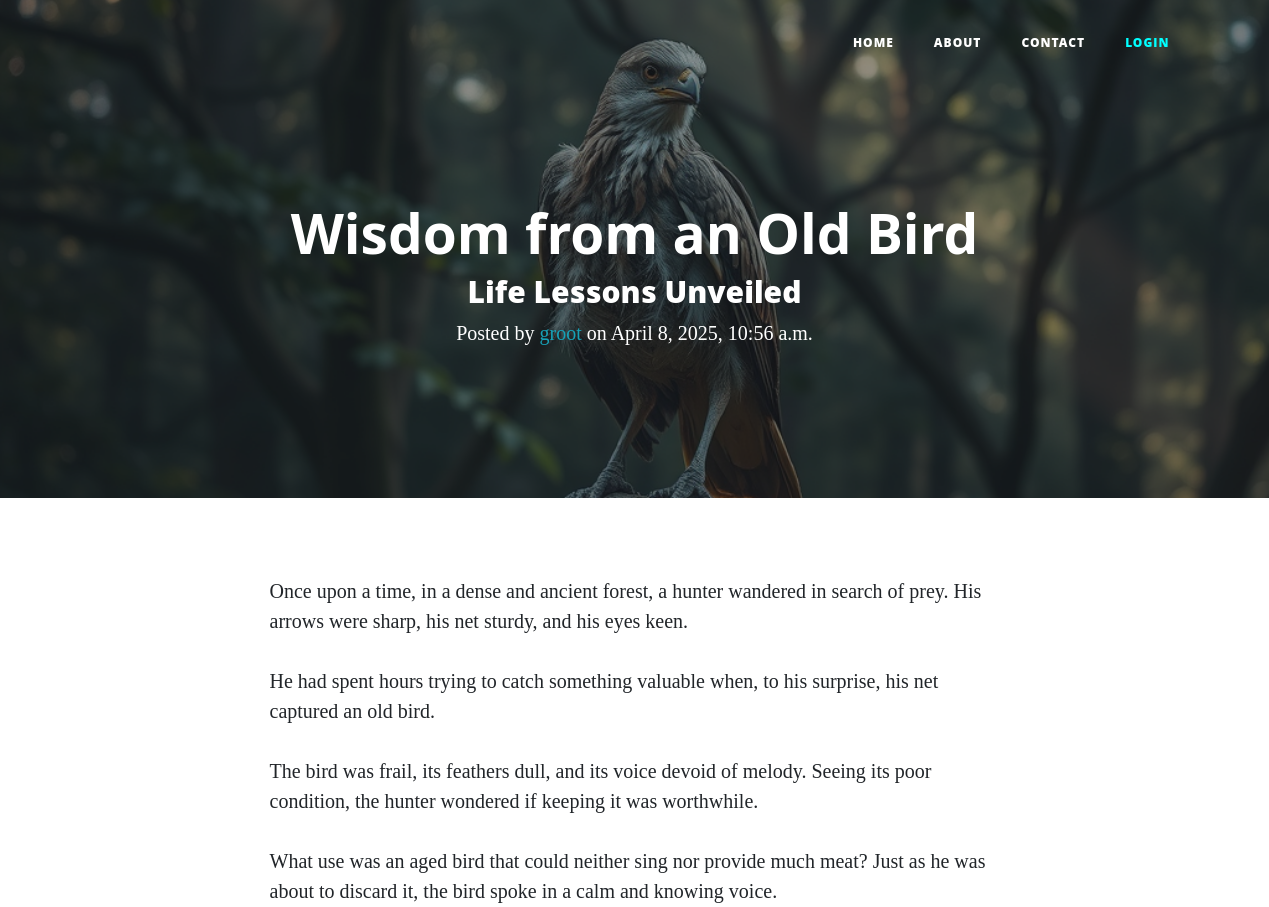
The page /post-listing/5a1b1573-2a87-463d-ad8f-6b388e95d6ff/details/ (upper part) on the database as committed earlier.
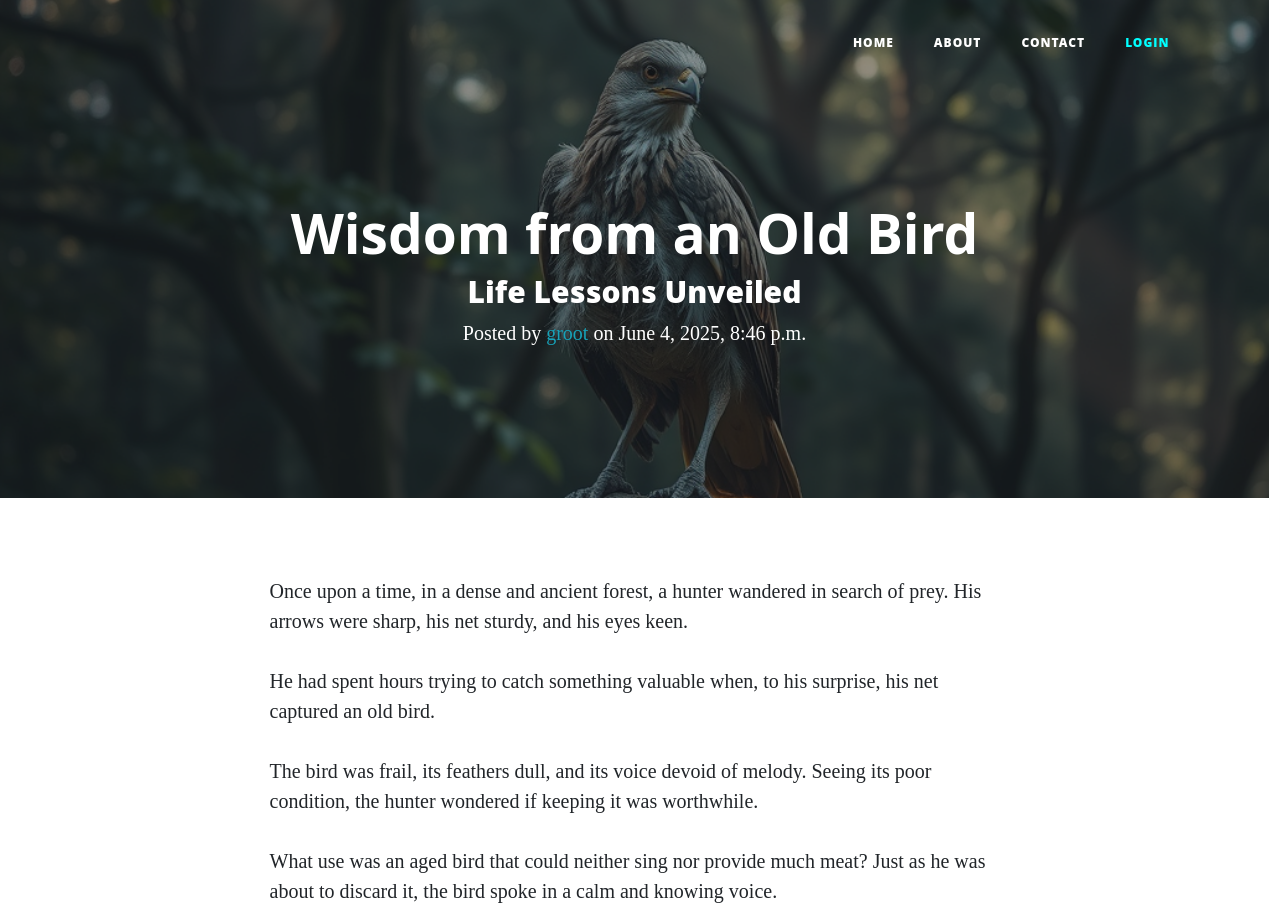
The same page on the database as committed later.
### blog/models.py (models this page shows, shortened)
class Post(models.Model):
    id = models.UUIDField(primary_key=True, unique=True,
                          editable=False, default=uuid.uuid4)
    title = models.CharField(max_length=200, null=False)
    subtitle =models.CharField(max_length=200, blank=True)
    content = CKEditor5Field('Content', config_name='extends')
    author = models.ForeignKey(Profile, on_delete=models.CASCADE)
    image = models.ImageField(blank=True,null=True)
    created_at = models.DateTimeField(auto_now_add=True)
    updated_at = models.DateTimeField(auto_now=True, editable=False)

### user/models.py (models this page shows, shortened)
class Profile(models.Model):
    user = models.OneToOneField(User, on_delete=models.CASCADE)
    photo = models.ImageField(blank=True)
    bio = models.CharField(max_length=150, blank=True)
    location = models.OneToOneField(Location, on_delete=models.SET_NULL,
                                    null=True)

### blog/views.py (the view)
# urls.py: path('post-listing/<str:id>/details/', post_listing, name='post_list'),
def post_listing(request,id):
    all_posts = Post.objects.filter(id=id)
    return render (request,'components/post.html',
                   {'all_posts':all_posts})

### blog/templates/components/post.html (shortened to what this page needs)
{% extends "base/base.html" %}
{% load static %}
{% block 'body' %}
  {% for post in all_posts %}
    <header class="masthead post-img" style="background-image: url('{{ post.image.url }}');">
      <div class="overlay"></div>
      <div class="container position-relative">
        <div class="row">
          <div class="col-lg-8 col-md-10 mx-auto text-white text-center">
            <div class="post-heading">
              <h1 class="font-weight-bold">{{ post.title }}</h1>
              <h2 class="subheading">{{ post.subtitle }}</h2>
              <span class="meta">Posted by <a href="#" class="text-info">{{ post.author.user }}</a> on {{ post.updated_at }}</span>
            </div>
          </div>
        </div>
      </div>
    </header>
    <article class="py-5">
      <div class="container">
        <div class="row">
          <div class="col-lg-8 col-md-10 mx-auto">
            <p class="lead">{{ post.content|safe }}</p>
          </div>
        </div>
      </div>
    </article>
  {% endfor %}
{% endblock %}

### blog/templates/base/base.html (shortened to what this page needs)
{% load static %}
<!DOCTYPE html>
<html lang="en">
<head>
  <link rel="stylesheet" href="{% static 'css/bootstrap.min.css'%}">
  <link href="{% static 'vendor/fontawesome-free/css/all.min.css' %}" rel="stylesheet" type="text/css">
  <link href='{% static "css/style.css" %}' rel="stylesheet">
</head>
<body>
  {% block 'header' %}
  <nav class="navbar navbar-expand-lg navbar-light fixed-top" id="mainNav">
    <div class="container">
      <a class="navbar-brand" href=""></a>
      <div class="collapse navbar-collapse" id="navbarResponsive">
        <ul class="navbar-nav ml-auto mt-3 ms-5 ps-3">
          <li class="nav-item">
            <a class="nav-link" href="{% url 'home' %}">Home</a>
          </li>
          <li class="nav-item">
            <a class="nav-link" href="{% url 'about' %}">About</a>
          </li>
          <li class="nav-item">
            <a class="nav-link" href="{% url 'contact' %}">Contact</a>
          </li>
          <li class="nav-item ps-5 ms-lg-6">
            {% if request.user.is_authenticated %}
            <a class="nav-link" href="{% url 'logout' %}" style="color: rgb(229, 31, 81);">logout</a>
            {% else %}
            <a class="nav-link" href="{% url 'login' %}" style="color:aqua;">login</a>
            {% endif %}
          </li>
        </ul>
      </div>
    </div>
  </nav>
  {% endblock %}
{% block 'body' %}
{% endblock %}
</body>
</html>

### blog/static/css/style.css (style rules this page uses)
body { font-size: 20px; color: #212529; font-family: Lora, 'Times New Roman', serif; }
p { line-height: 1.5; margin: 30px 0; }
h1, h2, h3, h4, h5, h6 { font-weight: 800; font-family: 'Open Sans', 'Helvetica Neue', Helvetica, Arial, sans-serif; }
a { color: #212529; transition: all 0.2s; }
#mainNav { position: absolute; border-bottom: 1px solid #e9ecef; background-color: #fff; font-family: 'Open Sans', 'Helvetica Neue', Helvetica, Arial, sans-serif; }
#mainNav .navbar-brand { font-weight: 800; color: #343a40; }
#mainNav .navbar-nav > li.nav-item > a { font-size: 12px; font-weight: 800; letter-spacing: 1px; text-transform: uppercase; }
@media only screen and (min-width: 992px) { #mainNav { border-bottom: 1px solid transparent; background: transparent; transition: background-color 0.2s; transform: translate3d(0, 0, 0); -webkit-backface-visibility: hidden; } }
@media only screen and (min-width: 992px) { #mainNav .navbar-brand { padding: 10px 20px; color: #fff; } }
@media only screen and (min-width: 992px) { #mainNav .navbar-nav > li.nav-item > a { padding: 10px 20px; color: #fff; } }
.post-img { background-size: cover; background-position: center; position: relative; object-fit: cover; }
header.masthead .overlay { position: absolute; top: 0; left: 0; height: 100%; width: 100%; background-color: #212529; opacity: 0.5; }
header.masthead .page-heading, header.masthead .post-heading, header.masthead .site-heading { padding: 200px 0 150px; color: white; text-align: center; }
@media only screen and (min-width: 768px) { header.masthead .post-heading h1 { font-size: 55px; } }
@media only screen and (min-width: 768px) { header.masthead .post-heading .subheading { font-size: 30px; } }

Rows that differ between the two databases and show on the page:
changed Post "Wisdom from an Old Bird": updated_at "April 8, 2025, 10:56 a.m." → "June 4, 2025, 8:46 p.m."
